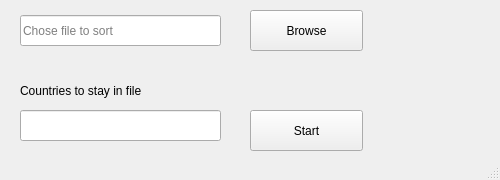
<?xml version="1.0" encoding="UTF-8"?>
<ui version="4.0">
 <class>MainWindow</class>
 <widget class="QMainWindow" name="MainWindow">
  <property name="geometry">
   <rect>
    <x>0</x>
    <y>0</y>
    <width>500</width>
    <height>180</height>
   </rect>
  </property>
  <property name="font">
   <font>
    <family>Helvetica</family>
   </font>
  </property>
  <property name="windowTitle">
   <string>IP Sorter by @boltov</string>
  </property>
  <widget class="QWidget" name="centralwidget">
   <widget class="QPushButton" name="start_btn">
    <property name="geometry">
     <rect>
      <x>250</x>
      <y>110</y>
      <width>113</width>
      <height>41</height>
     </rect>
    </property>
    <property name="cursor">
     <cursorShape>PointingHandCursor</cursorShape>
    </property>
    <property name="text">
     <string>Start</string>
    </property>
   </widget>
   <widget class="QPushButton" name="OpenCurrentDir">
    <property name="geometry">
     <rect>
      <x>250</x>
      <y>10</y>
      <width>113</width>
      <height>41</height>
     </rect>
    </property>
    <property name="cursor">
     <cursorShape>PointingHandCursor</cursorShape>
    </property>
    <property name="text">
     <string>Browse</string>
    </property>
   </widget>
   <widget class="QProgressBar" name="progressBar">
    <property name="geometry">
     <rect>
      <x>10</x>
      <y>450</y>
      <width>481</width>
      <height>23</height>
     </rect>
    </property>
    <property name="value">
     <number>78</number>
    </property>
   </widget>
   <widget class="QLineEdit" name="choseFileLine">
    <property name="geometry">
     <rect>
      <x>20</x>
      <y>15</y>
      <width>201</width>
      <height>31</height>
     </rect>
    </property>
    <property name="placeholderText">
     <string>Chose file to sort</string>
    </property>
   </widget>
   <widget class="QLabel" name="label">
    <property name="geometry">
     <rect>
      <x>20</x>
      <y>80</y>
      <width>241</width>
      <height>21</height>
     </rect>
    </property>
    <property name="text">
     <string>Countries to stay in file</string>
    </property>
   </widget>
   <widget class="QLineEdit" name="countriesLine">
    <property name="geometry">
     <rect>
      <x>20</x>
      <y>110</y>
      <width>201</width>
      <height>31</height>
     </rect>
    </property>
   </widget>
  </widget>
  <widget class="QStatusBar" name="statusbar"/>
 </widget>
 <resources/>
 <connections/>
</ui>
